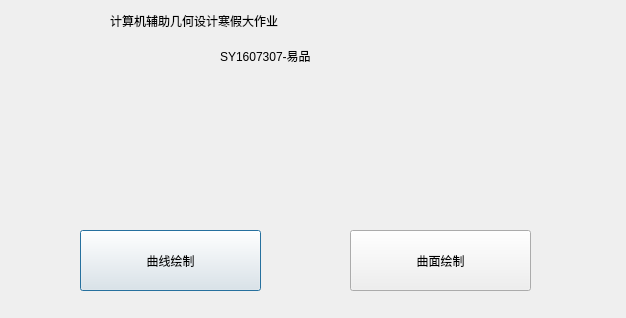
<?xml version="1.0" encoding="UTF-8"?>
<ui version="4.0">
 <class>Dialog</class>
 <widget class="QDialog" name="Dialog">
  <property name="geometry">
   <rect>
    <x>0</x>
    <y>0</y>
    <width>626</width>
    <height>318</height>
   </rect>
  </property>
  <property name="windowTitle">
   <string>Dialog</string>
  </property>
  <widget class="QPushButton" name="curveButton">
   <property name="geometry">
    <rect>
     <x>80</x>
     <y>230</y>
     <width>181</width>
     <height>61</height>
    </rect>
   </property>
   <property name="styleSheet">
    <string notr="true">
font: 75 22pt &quot;Consolas&quot;;</string>
   </property>
   <property name="text">
    <string>曲线绘制</string>
   </property>
  </widget>
  <widget class="QPushButton" name="surfaceButton">
   <property name="geometry">
    <rect>
     <x>350</x>
     <y>230</y>
     <width>181</width>
     <height>61</height>
    </rect>
   </property>
   <property name="styleSheet">
    <string notr="true">
font: 75 22pt &quot;Consolas&quot;;</string>
   </property>
   <property name="text">
    <string>曲面绘制</string>
   </property>
  </widget>
  <widget class="QLabel" name="label">
   <property name="geometry">
    <rect>
     <x>80</x>
     <y>110</y>
     <width>181</width>
     <height>111</height>
    </rect>
   </property>
   <property name="styleSheet">
    <string notr="true">border-image: url(:/new/prefix1/images/curve.png);</string>
   </property>
   <property name="text">
    <string/>
   </property>
  </widget>
  <widget class="QLabel" name="label_2">
   <property name="geometry">
    <rect>
     <x>350</x>
     <y>110</y>
     <width>181</width>
     <height>111</height>
    </rect>
   </property>
   <property name="styleSheet">
    <string notr="true">border-image: url(:/new/prefix1/images/surface.png);</string>
   </property>
   <property name="text">
    <string/>
   </property>
  </widget>
  <widget class="QLabel" name="label_3">
   <property name="geometry">
    <rect>
     <x>110</x>
     <y>0</y>
     <width>421</width>
     <height>41</height>
    </rect>
   </property>
   <property name="styleSheet">
    <string notr="true">font: 20pt &quot;Adobe 黑体 Std R&quot;;</string>
   </property>
   <property name="text">
    <string>计算机辅助几何设计寒假大作业</string>
   </property>
  </widget>
  <widget class="QLabel" name="label_4">
   <property name="geometry">
    <rect>
     <x>220</x>
     <y>40</y>
     <width>261</width>
     <height>31</height>
    </rect>
   </property>
   <property name="styleSheet">
    <string notr="true">
font: 16pt &quot;Adobe 黑体 Std R&quot;;</string>
   </property>
   <property name="text">
    <string>SY1607307-易品</string>
   </property>
  </widget>
 </widget>
 <layoutdefault spacing="6" margin="11"/>
 <resources/>
 <connections/>
</ui>
